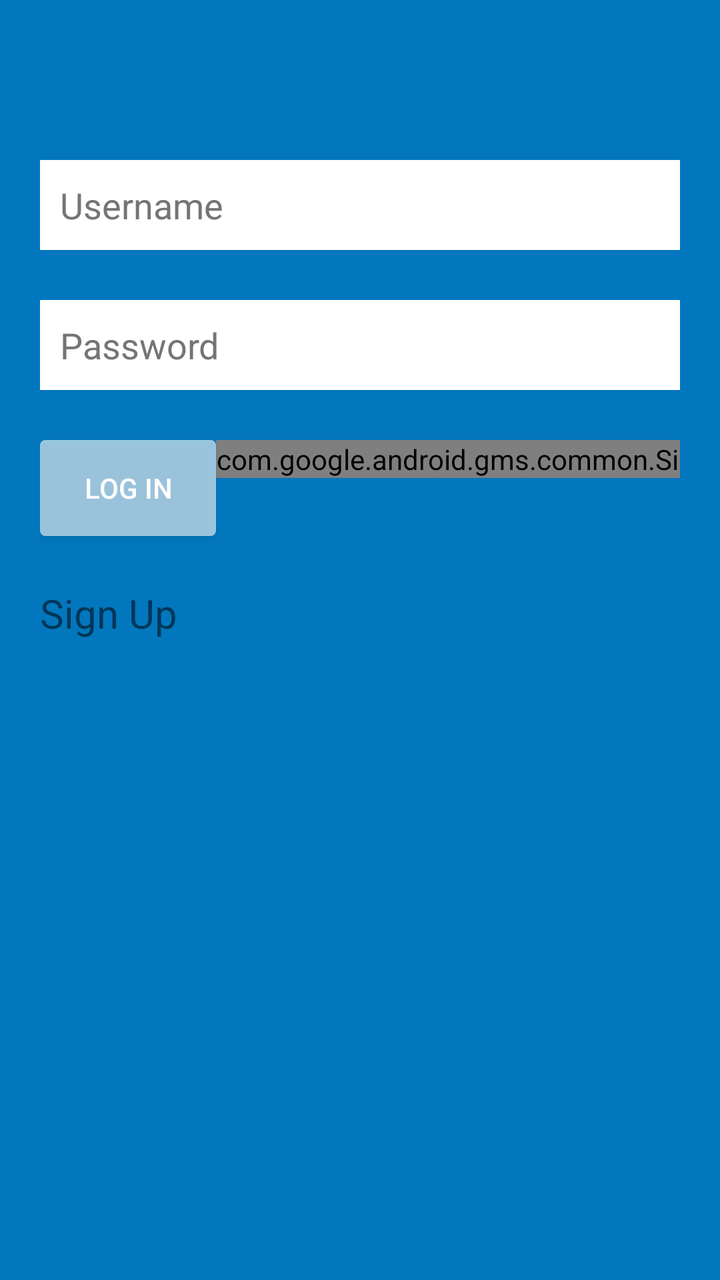
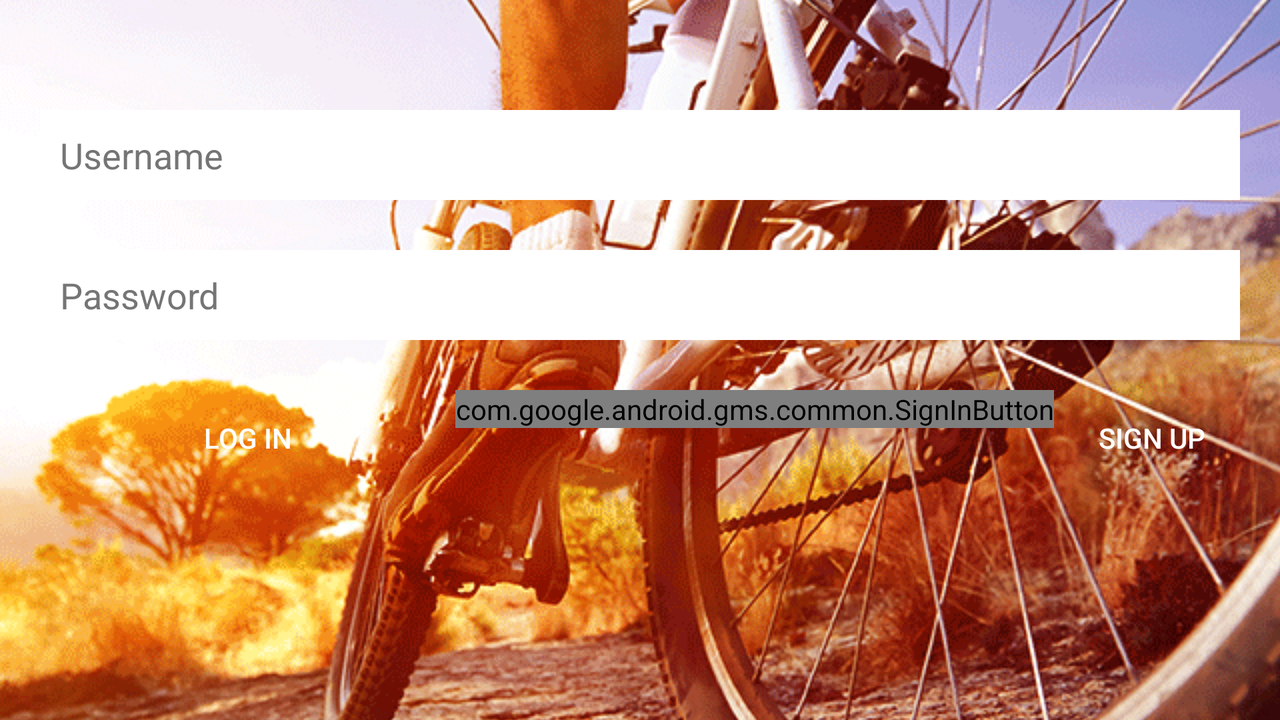

First picture: res/layout/ on a phone held upright. Second picture: the repository's own variant of that layout, on a device whose configuration matches the variant's folder. Source for both follows.
<!-- AndroidManifest.xml: application theme AppTheme -->
<!-- res/layout/activity_log.xml -->
<?xml version="1.0" encoding="utf-8"?>
<LinearLayout xmlns:android="http://schemas.android.com/apk/res/android"
    xmlns:tools="http://schemas.android.com/tools"
    android:layout_width="match_parent"
    android:layout_height="match_parent"
    android:background="@color/colorAccent"
    android:orientation="horizontal"
    android:gravity="center">

    <GridLayout xmlns:android="http://schemas.android.com/apk/res/android"
        android:layout_width="match_parent"
        android:layout_height="match_parent"
        android:paddingLeft="20dp"
        android:paddingRight="20dp"
        android:columnCount="4"
        android:orientation="horizontal"
        android:rowCount="16"
        tools:context=".LogActivity">

        <EditText
            android:id="@+id/TxtUsername"
            android:layout_width="55dp"
            android:layout_height="45dp"
            android:layout_column="0"
            android:layout_columnSpan="4"
            android:layout_gravity="fill_horizontal"
            android:layout_marginTop="80dp"
            android:layout_row="0"
            android:padding="10dp"
            android:singleLine="true"
            android:inputType="textCapWords"
            android:hint="@string/user_label"
            android:textColor="#757575"
            android:textColorHint="#757575"
            android:background="#ffffffff"
            android:layout_marginBottom="10dp" />

        <EditText
            android:id="@+id/TxtPassword"
            android:layout_width="55dp"
            android:layout_height="45dp"
            android:layout_column="0"
            android:layout_columnSpan="4"
            android:layout_gravity="fill_horizontal"
            android:layout_marginTop="15dp"
            android:layout_row="1"
            android:padding="10dp"
            android:singleLine="true"
            android:hint="@string/pass_label"
            android:inputType="textPassword"
            android:textColor="#757575"
            android:textColorHint="#757575"
            android:background="#ffffffff"
            android:layout_marginBottom="10dp" />


        
        
        
        
        

        <Button
            android:id="@+id/BtnLogin"
            android:layout_width="wrap_content"
            android:layout_height="wrap_content"
            android:layout_column="0"
            android:layout_columnSpan="2"
            android:layout_gravity="fill_horizontal"
            android:layout_marginTop="15dp"
            android:layout_row="2"
            android:background="@drawable/l_layout"
            android:onClick="validarUsuario"
            android:text="@string/login_label"
            android:textColor="@color/textColorPrimary" />

        <com.google.android.gms.common.SignInButton
            android:id="@+id/btnGP"
            android:layout_width="wrap_content"
            android:layout_height="wrap_content"
            android:layout_column="2"
            android:layout_marginTop="15dp"
            android:layout_row="2"
            android:text="r" />

        <ImageButton
            android:id="@+id/login"
            android:layout_width="85dp"
            android:layout_height="40dp"
            android:layout_column="3"
            android:layout_marginTop="20dp"
            android:layout_row="2"
            android:background="@drawable/fb_login" />

        <TextView
            android:id="@+id/register"
            android:layout_width="wrap_content"
            android:layout_height="wrap_content"
            android:text="@string/register_message"
            android:onClick="registerNew"
            android:clickable="true"
            android:textSize="20dp"
            android:layout_column="0"
            android:layout_row="7"
            android:layout_marginTop="25dp" />

        
    </GridLayout>
    
        
        
        
        
        
        

</LinearLayout>
<!-- resources referenced by this layout -->
<resources>
  <color name="colorAccent">#0277BD</color>
  <color name="textColorPrimary">#FFFFFF</color>
  <!-- drawable l_layout (drawable) -->
  <?xml version="1.0" encoding="utf-8"?>
  <shape xmlns:android="http://schemas.android.com/apk/res/android" android:shape="rectangle">
      <solid android:color="#99ffffff" ></solid>
      <corners android:radius="8px"></corners>
  </shape>
  <string name="login_label">Log In</string>
  <string name="pass_label">Password</string>
  <string name="register_message">Sign Up</string>
  <string name="user_label">Username</string>
  <style name="AppTheme" parent="Theme.AppCompat.Light.DarkActionBar">
          
          <item name="android:windowActionBar">false</item>
          <item name="android:windowNoTitle">true</item>
          <item name="colorPrimary">@color/colorPrimary</item>
          <item name="colorPrimaryDark">@color/colorPrimaryDark</item>
          <item name="colorAccent">@color/colorAccent</item>
      </style>
  <color name="colorPrimary">#0277BD</color>
  <color name="colorPrimaryDark">#01579B</color>
</resources>
<!-- res/layout-land/activity_log.xml (the repository's variant of the layout above) -->
<!-- drawn on the phone turned sideways -->
<?xml version="1.0" encoding="utf-8"?>
<FrameLayout xmlns:android="http://schemas.android.com/apk/res/android"
    xmlns:tools="http://schemas.android.com/tools"
    android:layout_width="match_parent"
    android:layout_height="match_parent">
    <ImageView
        android:layout_width="fill_parent"
        android:layout_height="fill_parent"
        android:scaleType="center"
        android:src="@drawable/cycling"/>
    <GridLayout xmlns:android="http://schemas.android.com/apk/res/android"
        android:layout_width="match_parent"
        android:layout_height="match_parent"
        android:paddingLeft="20dp"
        android:paddingRight="20dp"
        android:columnCount="4"
        android:orientation="horizontal"
        android:rowCount="16"
        tools:context=".LogActivity">
        <EditText
            android:id="@+id/TxtUsername"
            android:layout_width="55dp"
            android:layout_height="45dp"
            android:layout_column="0"
            android:layout_columnSpan="4"
            android:layout_gravity="fill_horizontal"
            android:layout_marginTop="@dimen/top_margin_log"
            android:layout_row="0"
            android:padding="10dp"
            android:singleLine="true"
            android:inputType="textCapWords"
            android:hint="@string/user_label"
            android:textColor="#757575"
            android:textColorHint="#757575"
            android:background="#ffffffff"
            android:layout_marginBottom="@dimen/bottom_view_log" />
        <EditText
            android:id="@+id/TxtPassword"
            android:layout_width="55dp"
            android:layout_height="45dp"
            android:layout_column="0"
            android:layout_columnSpan="4"
            android:layout_gravity="fill_horizontal"
            android:layout_marginTop="@dimen/top_margin_textview_log"
            android:layout_row="1"
            android:padding="10dp"
            android:singleLine="true"
            android:hint="@string/pass_label"
            android:inputType="textPassword"
            android:textColor="#757575"
            android:textColorHint="#757575"
            android:background="#ffffffff"
            android:layout_marginBottom="@dimen/bottom_view_log" />
        <Button
            android:id="@+id/BtnLogin"
            android:layout_width="wrap_content"
            android:layout_height="wrap_content"
            android:layout_column="0"
            android:layout_columnSpan="2"
            android:layout_gravity="fill_horizontal"
            android:layout_marginTop="@dimen/top_margin_textview_log"
            android:layout_row="2"
            android:background="@color/greenDark"
            android:onClick="validarUsuario"
            android:text="@string/login_label"
            android:textColor="@color/textColorPrimary" />
        <com.google.android.gms.common.SignInButton
            android:id="@+id/btnGP"
            android:layout_width="wrap_content"
            android:layout_height="wrap_content"
            android:layout_column="2"
            android:layout_marginTop="@dimen/top_margin_textview_log"
            android:layout_row="2"
            android:text="r" />
        <Button
            android:id="@+id/register"
            android:layout_width="wrap_content"
            android:layout_height="wrap_content"
            android:layout_column="3"
            android:layout_marginLeft="5dp"
            android:onClick="registerNew"
            android:text="@string/register_message"
            android:textColor="@color/textColorPrimary"
            android:background="@color/greenDark"
            android:layout_marginTop="@dimen/top_margin_textview_log"
            android:layout_row="2"/>
    </GridLayout>
</FrameLayout>
<!-- resources referenced by the variant -->
<!-- as the phone turned sideways resolves them -->
<resources>
  <color name="textColorPrimary">#FFFFFF</color>
  <!-- from res/values-normal-land/ -->
  <dimen name="bottom_view_log">10dp</dimen>
  <!-- from res/values-normal-land/ -->
  <dimen name="top_margin_log">55dp</dimen>
  <!-- from res/values-normal-land/ -->
  <dimen name="top_margin_textview_log">15dp</dimen>
  <!-- drawable cycling: png bitmap (drawable, 370423 bytes) -->
  <string name="login_label">Log In</string>
  <string name="pass_label">Password</string>
  <string name="register_message">Sign Up</string>
  <string name="user_label">Username</string>
  <style name="AppTheme" parent="Theme.AppCompat.Light.DarkActionBar">
          
          <item name="android:windowActionBar">false</item>
          <item name="android:windowNoTitle">true</item>
          <item name="colorPrimary">@color/colorPrimary</item>
          <item name="colorPrimaryDark">@color/colorPrimaryDark</item>
          <item name="colorAccent">@color/colorAccent</item>
      </style>
  <color name="colorPrimary">#0277BD</color>
  <color name="colorPrimaryDark">#01579B</color>
  <color name="colorAccent">#0277BD</color>
</resources>
